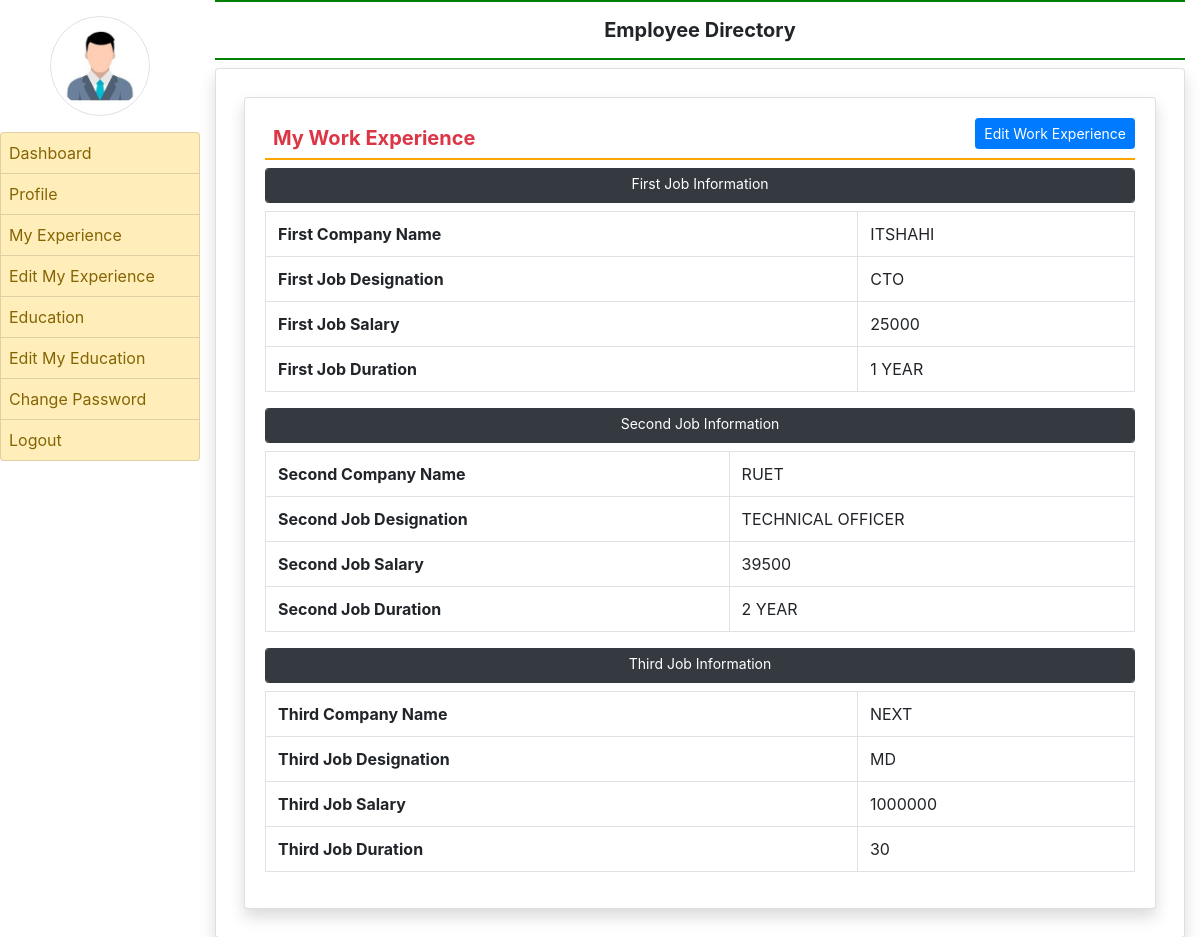
Screenshot of /my_experience/ (signed in) with the database file from the repository.
### employee/models.py (models this page shows, shortened)
class EmployeeExperience(models.Model):
    user = models.ForeignKey(User,on_delete=models.CASCADE)
    company1name = models.CharField(max_length=100,null=True)
    company1desig = models.CharField(max_length=100,null=True)
    company1salary= models.CharField(max_length=100,null=True)
    company1duration = models.CharField(max_length=100,null=True)
    company2name = models.CharField(max_length=100,null=True)
    company2desig = models.CharField(max_length=100,null=True)
    company2salary= models.CharField(max_length=100,null=True)
    company2duration = models.CharField(max_length=100,null=True)
    company3name = models.CharField(max_length=100, null=True)
    company3desig = models.CharField(max_length=100,null=True)
    company3salary= models.CharField(max_length=100,null=True)
    company3duration = models.CharField(max_length=100,null=True)
    coursehsc = models.CharField(max_length=100,null=True)
    schoolclghsc = models.CharField(max_length=200,null=True)
    yearofpassinghsc = models.CharField(max_length=20,null=True)
    percentagehsc = models.CharField(max_length=30,null=True)

### employee/views.py (the view)
# urls.py: path('my_experience/',my_experience,name='my_experience'),
def my_experience(request):
    if not request.user.is_authenticated:
        return redirect('emp_login')
    error = ""
    user = request.user
    experience = EmployeeExperience.objects.get(user = user)
    return render(request,'myexperience.html',locals())

### employee/templates/myexperience.html
{% extends 'emp_base.html' %}
{% block main %}
<div class="card shadow m-2">
    <div class="card-body">
       <a href = "{% url 'edit_myexperience' %}" class = "btn btn-primary float-right btn-sm">Edit Work Experience</a>
        <h5 class="p-2 text-danger" style="border-bottom:2px solid orange"><b>My Work Experience</b></h5>
        <div vlass="Container-fluid">
          <h1 class = "btn btn-dark float-left btn-sm form-control">First Job Information</h1>
          <table class = "table table-bordered">
            <tr>
                <th>First Company Name</th>
                <td>{{experience.company1name}}</td>
            </tr>
            <tr>
                <th>First Job Designation</th>
                <td>{{experience.company1desig}}</td>
            </tr>
            <tr>
                <th>First Job Salary</th>
                <td>{{experience.company1salary}}</td>
            </tr>
            <tr>
                <th>First Job Duration</th>
                <td>{{experience.company1duration}}</td>
            </tr>
          </table>
          <h1 class = "btn btn-dark float-left btn-sm form-control">Second Job Information</h1>
          <table class = "table table-bordered">
            <tr>
                <th>Second Company Name</th>
                <td>{{experience.company2name}}</td>
            </tr>
            <tr>
                <th>Second Job Designation</th>
                <td>{{experience.company2desig}}</td>
            </tr>
            <tr>
                <th>Second Job Salary</th>
                <td>{{experience.company2salary}}</td>
            </tr>
            <tr>
                <th>Second Job Duration</th>
                <td>{{experience.company2duration}}</td>
            </tr>
          </table>
          <h1 class = "btn btn-dark float-left btn-sm form-control">Third Job Information</h1>
          <table class = "table table-bordered">
            <tr>
                <th>Third Company Name</th>
                <td>{{experience.company3name}}</td>
            </tr>
            <tr>
                <th>Third Job Designation</th>
                <td>{{experience.company3desig}}</td>
            </tr>
            <tr>
                <th>Third Job Salary</th>
                <td>{{experience.company3salary}}</td>
            </tr>
            <tr>
                <th>Third Job Duration</th>
                <td>{{experience.company3duration}}</td>
            </tr>
          </table>
        </div>
    </div>
</div>
{%endblock%}

### rows the page displays
EmployeeExperience: company1name "ITSHAHI", company1desig "CTO", company1salary "25000", company1duration "1 YEAR", company2name "RUET", company2desig "TECHNICAL OFFICER", company2salary "39500", company2duration "2 YEAR", company3name "NEXT", company3desig "MD", company3salary "1000000", company3duration "30"
